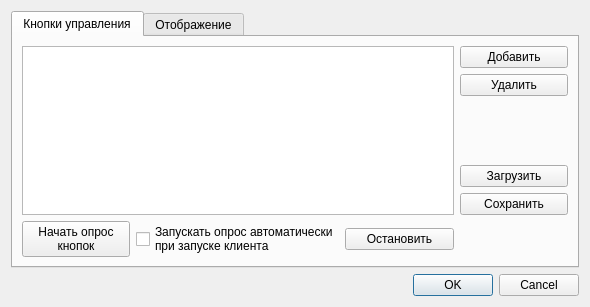
<?xml version="1.0" encoding="UTF-8"?>
<ui version="4.0">
 <class>EQSettingsWindow</class>
 <widget class="QDialog" name="EQSettingsWindow">
  <property name="geometry">
   <rect>
    <x>0</x>
    <y>0</y>
    <width>590</width>
    <height>307</height>
   </rect>
  </property>
  <property name="windowTitle">
   <string>Менеджер электронной очереди</string>
  </property>
  <layout class="QGridLayout" name="gridLayout">
   <item row="0" column="0">
    <widget class="QTabWidget" name="tabWidget">
     <property name="currentIndex">
      <number>0</number>
     </property>
     <widget class="QWidget" name="tabControls">
      <attribute name="title">
       <string>Кнопки управления</string>
      </attribute>
      <layout class="QGridLayout" name="gridLayout_2">
       <item row="5" column="2">
        <widget class="QPushButton" name="btnStop">
         <property name="text">
          <string>Остановить</string>
         </property>
        </widget>
       </item>
       <item row="5" column="0">
        <widget class="QPushButton" name="btnStart">
         <property name="text">
          <string>Начать опрос
кнопок</string>
         </property>
        </widget>
       </item>
       <item row="4" column="3">
        <widget class="QPushButton" name="btnSaveControls">
         <property name="text">
          <string>Сохранить</string>
         </property>
         <property name="icon">
          <iconset resource="../../s11main.qrc">
           <normaloff>:/new/prefix1/icons/saveToDB.png</normaloff>:/new/prefix1/icons/saveToDB.png</iconset>
         </property>
         <property name="iconSize">
          <size>
           <width>24</width>
           <height>24</height>
          </size>
         </property>
        </widget>
       </item>
       <item row="3" column="3">
        <widget class="QPushButton" name="btnLoadControls">
         <property name="text">
          <string>Загрузить</string>
         </property>
         <property name="icon">
          <iconset resource="../../s11main.qrc">
           <normaloff>:/new/prefix1/icons/loadFromDB.png</normaloff>:/new/prefix1/icons/loadFromDB.png</iconset>
         </property>
         <property name="iconSize">
          <size>
           <width>24</width>
           <height>24</height>
          </size>
         </property>
        </widget>
       </item>
       <item row="2" column="3">
        <spacer name="verticalSpacer_2">
         <property name="orientation">
          <enum>Qt::Vertical</enum>
         </property>
         <property name="sizeHint" stdset="0">
          <size>
           <width>20</width>
           <height>40</height>
          </size>
         </property>
        </spacer>
       </item>
       <item row="1" column="3">
        <widget class="QPushButton" name="btnRemoveControl">
         <property name="text">
          <string>Удалить</string>
         </property>
         <property name="icon">
          <iconset resource="../../s11main.qrc">
           <normaloff>:/new/prefix1/icons/remove.png</normaloff>:/new/prefix1/icons/remove.png</iconset>
         </property>
         <property name="iconSize">
          <size>
           <width>24</width>
           <height>24</height>
          </size>
         </property>
        </widget>
       </item>
       <item row="0" column="3">
        <widget class="QPushButton" name="btnAddControl">
         <property name="text">
          <string>Добавить</string>
         </property>
         <property name="icon">
          <iconset resource="../../s11main.qrc">
           <normaloff>:/new/prefix1/icons/add.png</normaloff>:/new/prefix1/icons/add.png</iconset>
         </property>
         <property name="iconSize">
          <size>
           <width>24</width>
           <height>24</height>
          </size>
         </property>
        </widget>
       </item>
       <item row="0" column="0" rowspan="5" colspan="3">
        <widget class="QTableView" name="tblControls">
         <property name="selectionBehavior">
          <enum>QAbstractItemView::SelectRows</enum>
         </property>
        </widget>
       </item>
       <item row="5" column="1">
        <widget class="QCheckBox" name="chkAutoStart">
         <property name="text">
          <string>Запускать опрос автоматически
при запуске клиента</string>
         </property>
        </widget>
       </item>
      </layout>
     </widget>
     <widget class="QWidget" name="tabViewerSettings">
      <attribute name="title">
       <string>Отображение</string>
      </attribute>
      <layout class="QGridLayout" name="gridLayout_5">
       <item row="0" column="0" rowspan="5">
        <widget class="QGroupBox" name="gbViewedQueueType">
         <property name="title">
          <string>Отображаемые очереди</string>
         </property>
         <layout class="QGridLayout" name="gridLayout_4">
          <item row="0" column="0" colspan="2">
           <widget class="QTableView" name="tblViewedEQTypes">
            <property name="selectionBehavior">
             <enum>QAbstractItemView::SelectRows</enum>
            </property>
           </widget>
          </item>
          <item row="1" column="0">
           <widget class="QComboBox" name="cmbAddedQueueType"/>
          </item>
          <item row="1" column="1">
           <widget class="QPushButton" name="btnAddQueue">
            <property name="text">
             <string>Добавить</string>
            </property>
           </widget>
          </item>
          <item row="2" column="0" colspan="2">
           <widget class="QPushButton" name="btnRemoveQueue">
            <property name="text">
             <string>Удалить</string>
            </property>
           </widget>
          </item>
         </layout>
        </widget>
       </item>
       <item row="0" column="1">
        <layout class="QHBoxLayout" name="horizontalLayout">
         <item>
          <widget class="QLabel" name="lblViewerUpdateTimeout">
           <property name="text">
            <string>Частота опроса БД</string>
           </property>
          </widget>
         </item>
         <item>
          <widget class="QDoubleSpinBox" name="dsbViewerUpdateTimeout">
           <property name="minimum">
            <double>0.050000000000000</double>
           </property>
           <property name="singleStep">
            <double>0.100000000000000</double>
           </property>
           <property name="value">
            <double>0.500000000000000</double>
           </property>
          </widget>
         </item>
         <item>
          <widget class="QLabel" name="lblViewerUpdateTimeoutUnit">
           <property name="text">
            <string>сек.</string>
           </property>
          </widget>
         </item>
        </layout>
       </item>
       <item row="2" column="1">
        <widget class="QGroupBox" name="gbViewerAppearance">
         <property name="title">
          <string>Оформление</string>
         </property>
         <layout class="QGridLayout" name="gridLayout_3">
          <item row="0" column="0">
           <widget class="QLabel" name="lblViwerRows">
            <property name="text">
             <string>строк:</string>
            </property>
           </widget>
          </item>
          <item row="0" column="1">
           <widget class="QSpinBox" name="sbViewerRows">
            <property name="minimum">
             <number>1</number>
            </property>
            <property name="maximum">
             <number>10</number>
            </property>
            <property name="value">
             <number>1</number>
            </property>
           </widget>
          </item>
          <item row="0" column="2" colspan="2">
           <widget class="QLabel" name="lblViewerColumns">
            <property name="text">
             <string>столбцов</string>
            </property>
           </widget>
          </item>
          <item row="0" column="4">
           <widget class="QSpinBox" name="sbViewerColumns">
            <property name="minimum">
             <number>1</number>
            </property>
            <property name="maximum">
             <number>10</number>
            </property>
            <property name="value">
             <number>1</number>
            </property>
           </widget>
          </item>
          <item row="1" column="0" colspan="3">
           <widget class="QLabel" name="lblViewerMaxTickets">
            <property name="text">
             <string>Элементов в очереди</string>
            </property>
           </widget>
          </item>
          <item row="1" column="3" colspan="2">
           <widget class="QSpinBox" name="sbViewerMaxTickets">
            <property name="minimum">
             <number>1</number>
            </property>
            <property name="maximum">
             <number>16</number>
            </property>
            <property name="value">
             <number>6</number>
            </property>
           </widget>
          </item>
         </layout>
        </widget>
       </item>
       <item row="3" column="1">
        <spacer name="verticalSpacer">
         <property name="orientation">
          <enum>Qt::Vertical</enum>
         </property>
         <property name="sizeHint" stdset="0">
          <size>
           <width>20</width>
           <height>63</height>
          </size>
         </property>
        </spacer>
       </item>
       <item row="4" column="1">
        <widget class="QPushButton" name="btnShowViewer">
         <property name="text">
          <string>Начать отображение</string>
         </property>
        </widget>
       </item>
       <item row="1" column="1">
        <layout class="QHBoxLayout" name="horizontalLayout_2">
         <item>
          <widget class="QLabel" name="lblNotifyPort">
           <property name="text">
            <string>Порт уведомлений:</string>
           </property>
          </widget>
         </item>
         <item>
          <widget class="QSpinBox" name="sbNotifyPort">
           <property name="sizePolicy">
            <sizepolicy hsizetype="Maximum" vsizetype="Fixed">
             <horstretch>0</horstretch>
             <verstretch>0</verstretch>
            </sizepolicy>
           </property>
           <property name="minimum">
            <number>1000</number>
           </property>
           <property name="maximum">
            <number>99999</number>
           </property>
           <property name="value">
            <number>4002</number>
           </property>
          </widget>
         </item>
        </layout>
       </item>
      </layout>
     </widget>
    </widget>
   </item>
   <item row="1" column="0">
    <widget class="QDialogButtonBox" name="buttonBox">
     <property name="standardButtons">
      <set>QDialogButtonBox::Cancel|QDialogButtonBox::Ok</set>
     </property>
    </widget>
   </item>
  </layout>
 </widget>
 <tabstops>
  <tabstop>tabWidget</tabstop>
  <tabstop>tblControls</tabstop>
  <tabstop>btnAddControl</tabstop>
  <tabstop>btnRemoveControl</tabstop>
  <tabstop>btnLoadControls</tabstop>
  <tabstop>btnSaveControls</tabstop>
  <tabstop>btnStart</tabstop>
  <tabstop>chkAutoStart</tabstop>
  <tabstop>btnStop</tabstop>
  <tabstop>tblViewedEQTypes</tabstop>
  <tabstop>cmbAddedQueueType</tabstop>
  <tabstop>btnAddQueue</tabstop>
  <tabstop>btnRemoveQueue</tabstop>
  <tabstop>dsbViewerUpdateTimeout</tabstop>
  <tabstop>sbNotifyPort</tabstop>
  <tabstop>sbViewerRows</tabstop>
  <tabstop>sbViewerColumns</tabstop>
  <tabstop>sbViewerMaxTickets</tabstop>
  <tabstop>btnShowViewer</tabstop>
  <tabstop>buttonBox</tabstop>
 </tabstops>
 <resources>
  <include location="../../s11main.qrc"/>
 </resources>
 <connections>
  <connection>
   <sender>buttonBox</sender>
   <signal>accepted()</signal>
   <receiver>EQSettingsWindow</receiver>
   <slot>accept()</slot>
   <hints>
    <hint type="sourcelabel">
     <x>239</x>
     <y>277</y>
    </hint>
    <hint type="destinationlabel">
     <x>263</x>
     <y>-2</y>
    </hint>
   </hints>
  </connection>
  <connection>
   <sender>buttonBox</sender>
   <signal>rejected()</signal>
   <receiver>EQSettingsWindow</receiver>
   <slot>reject()</slot>
   <hints>
    <hint type="sourcelabel">
     <x>357</x>
     <y>280</y>
    </hint>
    <hint type="destinationlabel">
     <x>331</x>
     <y>-2</y>
    </hint>
   </hints>
  </connection>
 </connections>
</ui>
